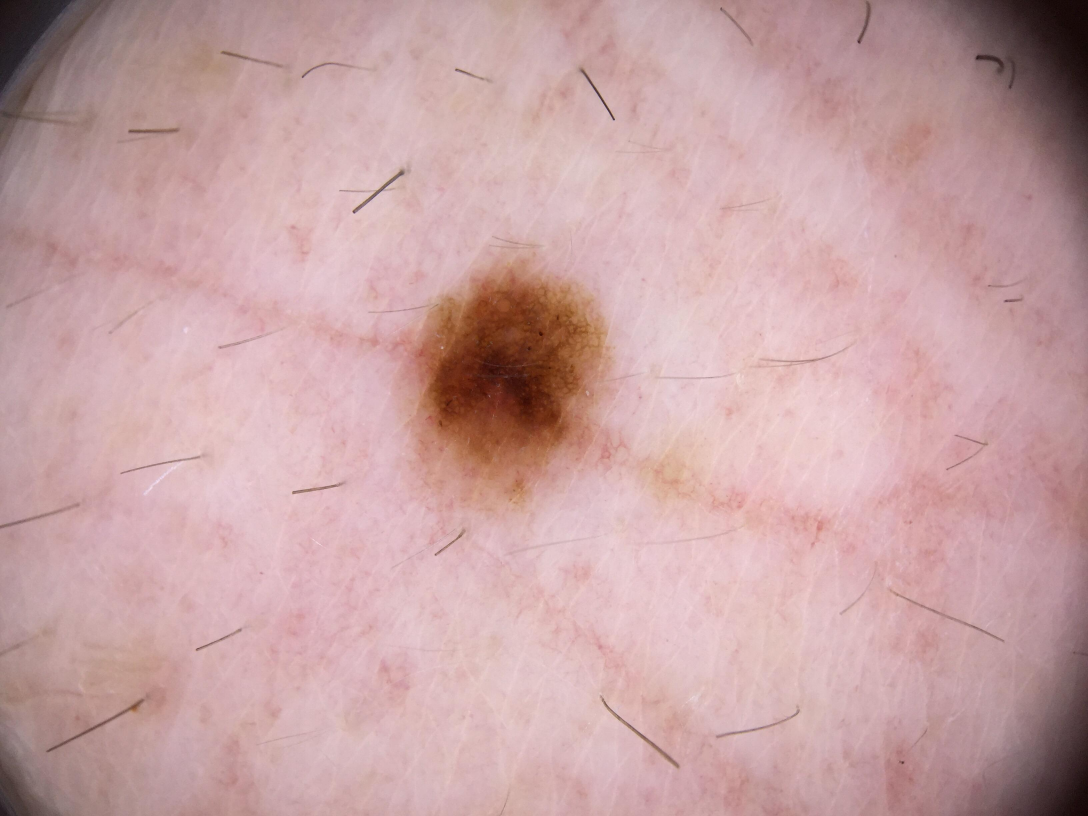
#> input picture code/skin_example.jpg, 3264 x 2448 px (shown at 1/3 size)
$ python 'SDS sphere evaluation.py'
#> lines starting #> are read from the running program, lines starting #| are printed output that depends on the picture
import numpy as np
from PIL import Image
import matplotlib.pyplot as plt
import random
import csv
import math


# ----------------------
# CONFIG
# ----------------------
IMAGE_PATH = "skin_example.jpg"   # <-- put your image filename here

N_AGENTS    = 5000    # number of agents
MAX_ITER    = 15      # SDS iterations
PATCH_SIZE  = 9       # local window size (odd number)
JITTER      = 4       # how far recruited agents can move from an active one
DARK_PCT    = 20      # darkest X% of pixels treated as "suspicious"

RANDOM_SEED = 42

# Sphere mapping scales (tune if needed)
SCALE_BRI = 25.0    # scale for brightness difference (image 0-255)
SCALE_STD = 20.0    # scale for patch std difference

TOP_K = 100         # how many best agents to overlay on image
OUT_CSV = "sds_sphere_per_agent_final.csv"

# ----------------------
# SET SEED
# ----------------------
np.random.seed(RANDOM_SEED)
random.seed(RANDOM_SEED)

# ----------------------
# LOAD IMAGE
# ----------------------
img_pil = Image.open(IMAGE_PATH).convert("L")
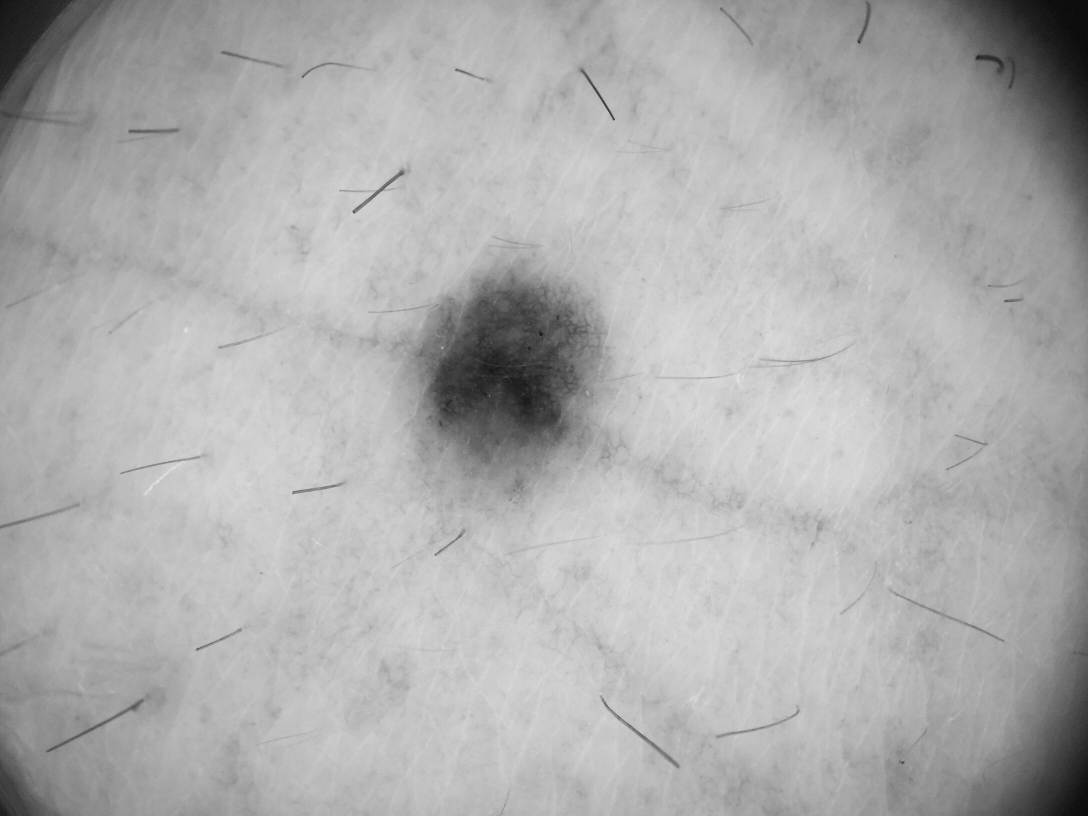
#> img_pil: PIL image 3264x2448 L (shown at 1/3 size); min 4, max 240, mean 173.9
img = np.array(img_pil)
H, W = img.shape
#> H = 2448; W = 3264
print(f"Loaded image: {W} x {H}")
#| Loaded image: 3264 x 2448

# ----------------------
# DARK THRESHOLD
# ----------------------
dark_threshold = np.percentile(img, DARK_PCT)
#> dark_threshold = 157
print(f"Dark threshold (percentile {DARK_PCT}): {dark_threshold:.3f}")
#| Dark threshold (percentile 20): 157.000

# ----------------------
# INITIALISE AGENTS
# ----------------------
hypo_x = np.random.randint(0, W, size=N_AGENTS)
hypo_y = np.random.randint(0, H, size=N_AGENTS)
status = np.zeros(N_AGENTS, dtype=bool)

# ----------------------
# PATCH FUNCTIONS
# ----------------------
half = PATCH_SIZE // 2

def get_patch_coords(x, y):
    x1 = max(0, x - half)
    x2 = min(W, x + half + 1)
    y1 = max(0, y - half)
    y2 = min(H, y + half + 1)
    return x1, x2, y1, y2

def patch_stats_at(x, y):
    x1, x2, y1, y2 = get_patch_coords(x, y)
    patch = img[y1:y2, x1:x2]
    mean = float(np.mean(patch)) if patch.size else 0.0
    std = float(np.std(patch)) if patch.size else 0.0
    return mean, std

# ----------------------
# BASELINE PATCH STD (median)
#   estimate typical patch std across image to use as a target
# ----------------------
def estimate_baseline_patch_std(samples=2000):
#> called with samples = 3000
    pts = []
    for _ in range(min(samples, W*H)):
        x = np.random.randint(0, W)
        y = np.random.randint(0, H)
        _, std = patch_stats_at(x, y)
        pts.append(std)
#> this loop made 3000 passes
#> (mean in patch_stats_at, std) on passes 1 to 3: (194.6, 2.39), (185.9, 4.93), (182, 1.03)
    return float(np.median(pts)) if pts else 0.0

BASE_STD_MED = estimate_baseline_patch_std(samples=3000)
print(f"Estimated baseline patch std (median): {BASE_STD_MED:.3f}")
#| Estimated baseline patch std (median): 1.902

# ----------------------
# FITNESS (Sphere) mapping for an agent at (x,y)
# ----------------------
EPS = 1e-9
def sphere_for_agent(x, y):
    mean, std = patch_stats_at(x, y)
    x1 = (mean - dark_threshold) / float(SCALE_BRI)
    x2 = (std  - BASE_STD_MED)  / float(SCALE_STD)
    sphere = float(x1*x1 + x2*x2)
    return sphere, mean, std, (x1, x2)

# ----------------------
# STORAGE for results
# ----------------------
activity_curve = []   # fraction of active agents per iteration
sphere_stats_per_iter = []  # list of dicts: mean,median,var,std,min,max
# We'll also keep final per-agent data
final_agent_data = np.zeros((N_AGENTS,), dtype=[('x','i4'),('y','i4'),('status','?'),
                                                ('sphere','f8'),('mean','f8'),('std','f8')])

# ----------------------
# SDS MAIN LOOP (augmented to compute sphere values each iter)
# ----------------------
for itr in range(MAX_ITER):
    active_count = 0

    # TEST PHASE
    # evaluate brightness and activation
    for i in range(N_AGENTS):
        x, y = int(hypo_x[i]), int(hypo_y[i])
        bri, _ = patch_stats_at(x, y)
        if bri < dark_threshold:
            status[i] = True
            active_count += 1
        else:
            status[i] = False

    frac_active = active_count / N_AGENTS
    activity_curve.append(frac_active)
    print(f"Iter {itr:02d}: active agents = {frac_active*100:.2f}%")

    # compute sphere values for all agents at this iteration and record stats
    spheres = np.empty(N_AGENTS, dtype=float)
    means = np.empty(N_AGENTS, dtype=float)
    stds = np.empty(N_AGENTS, dtype=float)
    for i in range(N_AGENTS):
        x, y = int(hypo_x[i]), int(hypo_y[i])
        s, m, st, _ = sphere_for_agent(x, y)
        spheres[i] = s
        means[i] = m
        stds[i] = st

    # summary stats
    stats = {
        'mean': float(np.mean(spheres)),
        'median': float(np.median(spheres)),
        'var': float(np.var(spheres)),
        'std': float(np.std(spheres)),
        'min': float(np.min(spheres)),
        'max': float(np.max(spheres))
    }
    sphere_stats_per_iter.append(stats)

    # DIFFUSION PHASE
    for i in range(N_AGENTS):
        if not status[i]:        # INACTIVE AGENT
            rand_idx = np.random.randint(N_AGENTS)
            if status[rand_idx]:  # recruit from ACTIVE
                nx = hypo_x[rand_idx] + np.random.randint(-JITTER, JITTER + 1)
                ny = hypo_y[rand_idx] + np.random.randint(-JITTER, JITTER + 1)
                hypo_x[i] = int(np.clip(nx, 0, W - 1))
                hypo_y[i] = int(np.clip(ny, 0, H - 1))
            else:
                hypo_x[i] = np.random.randint(0, W)
                hypo_y[i] = np.random.randint(0, H)
        else:                    # ACTIVE AGENT
            nx = hypo_x[i] + np.random.randint(-1, 2)
            ny = hypo_y[i] + np.random.randint(-1, 2)
            nx = int(np.clip(nx, 0, W - 1))
            ny = int(np.clip(ny, 0, H - 1))
            bri = patch_stats_at(nx, ny)[0]
            status[i] = (bri < dark_threshold)
            hypo_x[i], hypo_y[i] = nx, ny
#> this loop made 15 passes
#| Iter 00: active agents = 20.14%
#| Iter 01: active agents = 48.40%
#| Iter 02: active agents = 77.62%
#| Iter 03: active agents = 95.40%
#| Iter 04: active agents = 99.54%
#| Iter 05: active agents = 99.70%
#| Iter 06: active agents = 99.70%
#| Iter 07: active agents = 99.74%
#> (further printed lines are left out)

# ----------------------
# After run: compute final per-agent sphere values and save
# ----------------------
for i in range(N_AGENTS):
    x, y = int(hypo_x[i]), int(hypo_y[i])
    s, m, st, _ = sphere_for_agent(x, y)
    final_agent_data[i] = (x, y, bool(status[i]), float(s), float(m), float(st))

# write CSV with final per-agent data
with open(OUT_CSV, "w", newline="") as f:
    writer = csv.writer(f)
    writer.writerow(["agent_index","x","y","status","sphere","mean_patch","std_patch"])
    for i in range(N_AGENTS):
        row = final_agent_data[i]
        writer.writerow([int(i), int(row['x']), int(row['y']), bool(row['status']),
                         float(row['sphere']), float(row['mean']), float(row['std'])])
print(f"Saved final per-agent data to {OUT_CSV}")

# ----------------------
# Print final sphere summary (same as last iter stats)
# ----------------------
final_stats = sphere_stats_per_iter[-1]
print("\nFinal Sphere stats (agents):")
print(f" mean   = {final_stats['mean']:.6e}")
#|  mean   = 4.825646e+00
print(f" median = {final_stats['median']:.6e}")
#|  median = 7.467540e-01
print(f" var    = {final_stats['var']:.6e}")
#|  var    = 5.362046e+01
print(f" std    = {final_stats['std']:.6e}")
#|  std    = 7.322599e+00
print(f" min    = {final_stats['min']:.6e}")
#|  min    = 3.910029e-05
print(f" max    = {final_stats['max']:.6e}")
#|  max    = 3.336011e+01

# ----------------------
# PLOTTING
# ----------------------
# 1) Histogram of final Sphere values
plt.figure(figsize=(6,4))
plt.hist(final_agent_data['sphere'], bins=80, color='C0', alpha=0.8)
plt.xlabel("Sphere value (lower = closer to target)")
plt.ylabel("Number of agents")
plt.title("Histogram of final Sphere values across agents")
plt.grid(True)
plt.tight_layout()
plt.show()
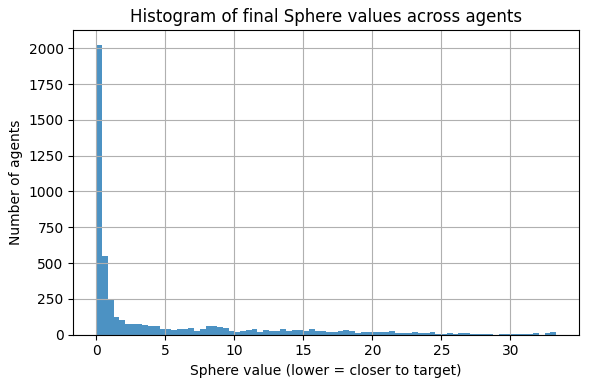
#> figure drawn by matplotlib, 1 panel; tallest bar 2024 high, from x = 5.72e-05 to 0.416

# 2) Overlay top-K best agents on image
best_idx = np.argsort(final_agent_data['sphere'])[:TOP_K]
plt.figure(figsize=(6,6))
plt.imshow(img, cmap="gray")
# plot all inactive agents faintly
inactive_idx = np.where(~final_agent_data['status'])[0]
plt.scatter(final_agent_data['x'][inactive_idx], final_agent_data['y'][inactive_idx],
            s=1, alpha=0.12, color='cyan', label='inactive')
# plot top-K best (lowest Sphere) in red
plt.scatter(final_agent_data['x'][best_idx], final_agent_data['y'][best_idx],
            s=8, color='red', marker='o', label=f'top {len(best_idx)} (best Sphere)')
plt.title("Top agents by Sphere fitness (red)")
plt.axis("off")
plt.legend()
plt.tight_layout()
plt.show()
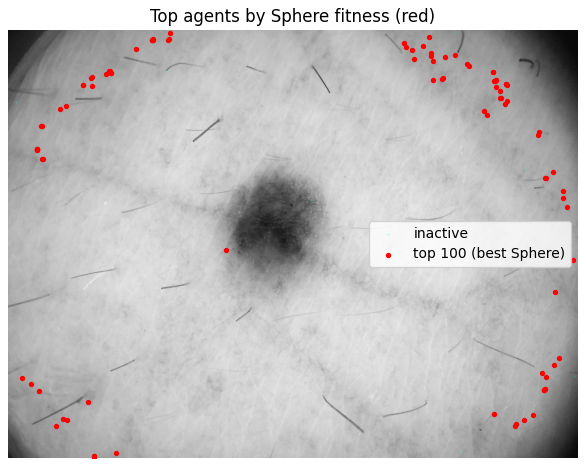
#> figure drawn by matplotlib, 1 panel

# 3) Activity curve (was recorded)
plt.figure(figsize=(6,3))
iters = np.arange(len(activity_curve))
plt.plot(iters, np.array(activity_curve) * 100, marker='o')
plt.xlabel("Iteration")
plt.ylabel("Active agents (%)")
plt.title("SDS Activity Curve")
plt.grid(True)
plt.tight_layout()
plt.show()
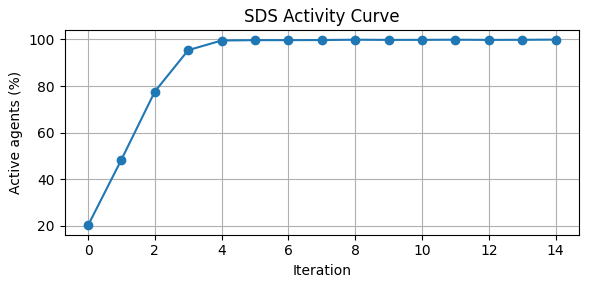
#> figure drawn by matplotlib, 1 panel; curve peaks at x = 14, y = 99.92

# 4) Per-iteration Sphere statistics table (print)
print("\nPer-iteration Sphere statistics (mean, median, var, std, min, max):")
for i, s in enumerate(sphere_stats_per_iter):
    print(f"Iter {i:02d}: mean={s['mean']:.6e}, median={s['median']:.6e}, var={s['var']:.6e}, std={s['std']:.6e}, min={s['min']:.6e}, max={s['max']:.6e}")

# Save summary stats to disk as txt
summary_txt = "sds_sphere_summary.txt"
with open(summary_txt, "w") as f:
    f.write("Final Sphere stats (agents):\n")
    for k,v in final_stats.items():
        f.write(f"{k}: {v}\n")
#> this loop made 6 passes
#> (k, v) on passes 1 to 6: ('mean', 4.83), ('median', 0.747), ('var', 53.62), ('std', 7.32), ('min', 3.91e-05), ('max', 33.36)
    f.write("\nPer-iteration Sphere stats:\n")
    for i, s in enumerate(sphere_stats_per_iter):
        f.write(f"Iter {i}: {s}\n")
print(f"Saved summary to {summary_txt}")
